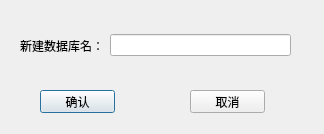
<?xml version="1.0" encoding="UTF-8"?>
<ui version="4.0">
 <class>creatDb</class>
 <widget class="QDialog" name="creatDb">
  <property name="geometry">
   <rect>
    <x>0</x>
    <y>0</y>
    <width>324</width>
    <height>134</height>
   </rect>
  </property>
  <property name="windowTitle">
   <string>Dialog</string>
  </property>
  <widget class="QWidget" name="horizontalLayoutWidget">
   <property name="geometry">
    <rect>
     <x>20</x>
     <y>30</y>
     <width>271</width>
     <height>31</height>
    </rect>
   </property>
   <layout class="QHBoxLayout" name="horizontalLayout">
    <item>
     <widget class="QLabel" name="label">
      <property name="text">
       <string>新建数据库名：</string>
      </property>
     </widget>
    </item>
    <item>
     <widget class="QLineEdit" name="lineEdit"/>
    </item>
   </layout>
  </widget>
  <widget class="QPushButton" name="pushButton">
   <property name="geometry">
    <rect>
     <x>40</x>
     <y>90</y>
     <width>75</width>
     <height>23</height>
    </rect>
   </property>
   <property name="text">
    <string>确认</string>
   </property>
  </widget>
  <widget class="QPushButton" name="pushButton_2">
   <property name="geometry">
    <rect>
     <x>190</x>
     <y>90</y>
     <width>75</width>
     <height>23</height>
    </rect>
   </property>
   <property name="text">
    <string>取消</string>
   </property>
  </widget>
 </widget>
 <resources/>
 <connections/>
</ui>
